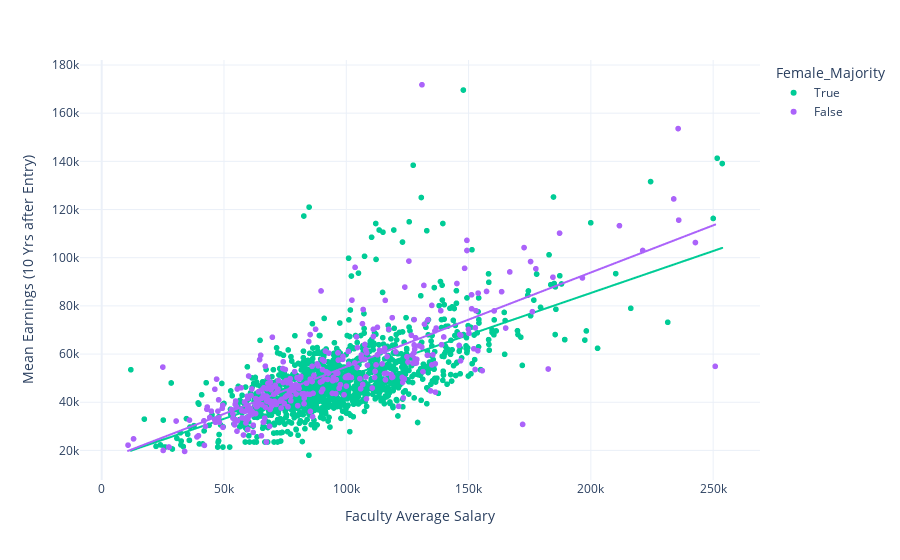

This figure's notebook cell:
### Code cell
fig = px.scatter(data_frame = df_c, color="Female_Majority",
                 x = "Faculty Average Salary", y = "Mean Earnings (10 Yrs after Entry)",
                 hover_name=df['School Name'],trendline='ols',
                 color_discrete_map={ # replaces default color mapping by value
                "True": "RebeccaPurple", "False": "MediumGreen"},
                 template = 'plotly_white')
fig.show()

### Figure 1 — Plotly figure (JSON) as saved in the notebook; plotly's stock layout.template omitted (floating-point values rounded to 4 significant figures; data arrays with more than 128 entries replaced by an {"elided": "..."} marker saying what was removed)
{"data": [{"hovertemplate": "<b>%{hovertext}</b><br><br>Female_Majority=True<br>Faculty Average Salary=%{x}<br>Mean Earnings (10 Yrs after Entry)=%{y}<extra></extra>", "hovertext": {"elided": "1500 str values"}, "legendgroup": "True", "marker": {"color": "#00cc96", "symbol": "circle"}, "mode": "markers", "name": "True", "showlegend": true, "type": "scattergl", "x": {"elided": "1500 int values"}, "xaxis": "x", "y": {"elided": "1500 int values"}, "yaxis": "y"}, {"hovertemplate": "<b>OLS trendline</b><br>Mean Earnings (10 Yrs after Entry) = 0.348177 * Faculty Average Salary + 15728.6<br>R<sup>2</sup>=0.444108<br><br>Female_Majority=True<br>Faculty Average Salary=%{x}<br>Mean Earnings (10 Yrs after Entry)=%{y} <b>(trend)</b><extra></extra>", "legendgroup": "True", "marker": {"color": "#00cc96", "symbol": "circle"}, "mode": "lines", "name": "True", "showlegend": false, "type": "scattergl", "x": {"elided": "1369 int values"}, "xaxis": "x", "y": {"elided": "1369 float values"}, "yaxis": "y"}, {"hovertemplate": "<b>%{hovertext}</b><br><br>Female_Majority=False<br>Faculty Average Salary=%{x}<br>Mean Earnings (10 Yrs after Entry)=%{y}<extra></extra>", "hovertext": {"elided": "489 str values"}, "legendgroup": "False", "marker": {"color": "#ab63fa", "symbol": "circle"}, "mode": "markers", "name": "False", "showlegend": true, "type": "scattergl", "x": {"elided": "489 int values"}, "xaxis": "x", "y": {"elided": "489 int values"}, "yaxis": "y"}, {"hovertemplate": "<b>OLS trendline</b><br>Mean Earnings (10 Yrs after Entry) = 0.391282 * Faculty Average Salary + 15611<br>R<sup>2</sup>=0.619555<br><br>Female_Majority=False<br>Faculty Average Salary=%{x}<br>Mean Earnings (10 Yrs after Entry)=%{y} <b>(trend)</b><extra></extra>", "legendgroup": "False", "marker": {"color": "#ab63fa", "symbol": "circle"}, "mode": "lines", "name": "False", "showlegend": false, "type": "scattergl", "x": {"elided": "330 int values"}, "xaxis": "x", "y": {"elided": "330 float values"}, "yaxis": "y"}], "layout": {"legend": {"title": {"text": "Female_Majority"}, "tracegroupgap": 0}, "margin": {"t": 60}, "xaxis": {"anchor": "y", "domain": [0, 1], "title": {"text": "Faculty Average Salary"}}, "yaxis": {"anchor": "x", "domain": [0, 1], "title": {"text": "Mean Earnings (10 Yrs after Entry)"}}}}
